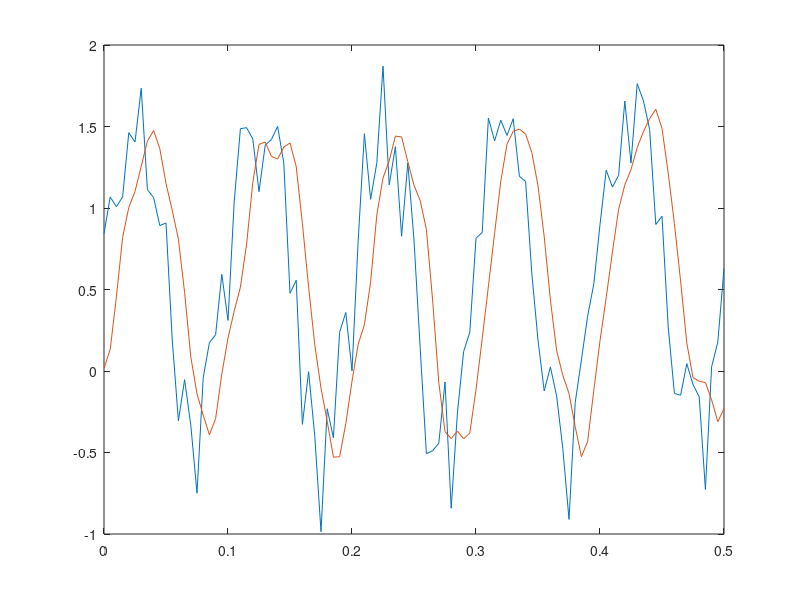

Reproduce this figure in MATLAB.
clear all
close all
clc

T_s = 0.005;
F_s = 1/T_s;

T = 0.1;
F = 1/T;

t = (0:T_s:5*T);
rng default  %initialize random number generator
x = sin(2*pi*t/T) + 1*rand(size(t));

f_locked_norm = F / (F_s/2); %(frecuencia chequeable normalizada) 
f_cut = f_locked_norm * 2 ;

b = fir1(5,f_cut);
a = 1;
y = filter(b,a,x);

plot(t,x)
hold all
plot(t,y)